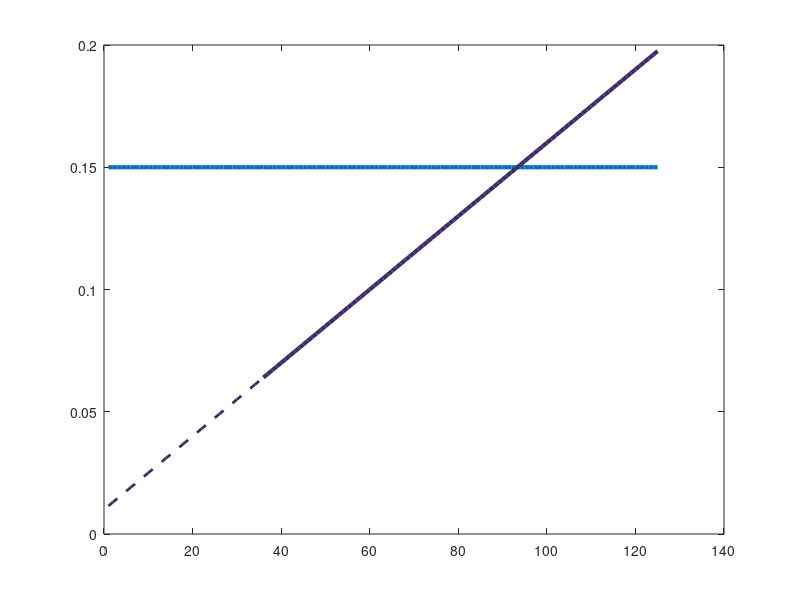

MATLAB code for this plot: (Note: this script raises an error after producing the figure.)
clear all;
clc;
color={[5,80,91]./256,[48,151,164]./256,[255,170,50]./256,[255,80,80]./256,[0.6902,0.4784,0.6314],[200,100,50]./256};
marker={"o","pentagram","diamond","*","square","^"};
l_sum=0;
gamma=0.5;
L=125;
l_length=L;
U=150;
W=50;
N=300;
R=1e5;
t_ens=5e-3;
t_des=5e-3;
t_s=t_ens+t_des;
n=1:l_length;
k=1.2;
z=1;

y=[];
for i=1:l_length
    y(i)=N*W/R;
end
plot(n,y,'LineWidth',3,'HandleVisibility','on')
hold on;

y1=[];
for i=1:l_length-35
    y1(i)=(i+35)*U/R+t_ens+t_des;
end
plot(36:l_length,y1,'-','LineWidth',3,'Color',[62,43,109]./256,'HandleVisibility','off')
hold on;

y1=[];
for i=1:36
    y1(i)=i*U/R+t_ens+t_des;
end
plot(1:36,y1,'--','LineWidth',2,'Color',[62,43,109]./256,'HandleVisibility','on')
% hold on;

for ll=1:5
    L=25*ll;
    l_length=L;
    n=1:l_length;
    l_sum=0;
    for l=1:l_length
        l_sum=l_sum+l.^(-gamma);
    end
    den=[];
    den(1)=1*U/R+(1-k*1/l_sum)*(N+1)*W/R+t_ens+t_des;
    m_sum=[];
    m_sum(1)=1.^(-gamma);
    m_sum1(1)=m_sum(1);
    for m=2:l_length
        m_sum(m)=m_sum(m-1)+m.^(-gamma);
        m_sum1(m)=m_sum(m);
        if 1-k*m_sum1(m)/l_sum<0
            m_sum1(m)=l_sum/k;
        end
        den(m)=m*U/R+(1-k*m_sum1(m)/l_sum)*(N+1)*W/R+t_ens+t_des;
        r1(1)=(1-k*m_sum(1)/l_sum);
        r1(m)=(1-k*m_sum(m)/l_sum);
    end
    kkk=round((ll-1)/z+1);
    maker_idx=2*kkk:8:l_length;
    plot(n,den,'Marker',marker{kkk},'LineWidth',2,'Color',color{kkk},'MarkerIndices',maker_idx,'MarkerSize',6)
    kkk1=sprintf('%.1f',(kkk-1)*z+1);
    str{kkk}=['{\it{k}}=',num2str(kkk1)];
    str{kkk}=strcat(str{kkk});
    hold on;
end

for ll=1:5
    L=25*ll;
    l_length=L;
    n=1:l_length;
    kkk=round((ll-1)/z+1);
    line([L,L],[0,0.2],'linestyle','--', 'Color',color{kkk}, 'LineWidth', 2);
    lb=['{\itM}=',num2str(L),'\rightarrow',];
    if L>=100
        L=L-2.5;
    end
    text(L-16,0.165,lb,'FontName','Times New Roman','FontSize',12,'Linewidth',2)
    hold on;
end

y1=[];
for i=1:l_length-35
    y1(i)=(i+35)*U/R+t_ens+t_des;
end
% plot(36:l_length,y1,'-','LineWidth',3,'Color',[62,43,109]./256,'HandleVisibility','off')
hold on;


% y2=[];
% for i=1:l_length
%     y2(i)=(i*U+(1-beta)*(N+1))/R+t_ens+t_des;
% end
% plot(1:l_length,y2,'--','LineWidth',2,'Color','blue','HandleVisibility','off')
% hold on;

axis([1,125.9,0,inf])
legend('Conventional Mode','Semantic Mode (Error Free)','Semantic Mode ({\itL}=25)','Semantic Mode ({\itL}=50)','Semantic Mode ({\itL}=75)','Semantic Mode ({\itL}=100)','Semantic Mode ({\itL}=125)','location','Southeast','FontName','Times New Roman','FontSize',12,'LineWidth',1.5);

% axis([1,l_length,0,2])
% legend('FontName','Times New Roman','FontSize',14,'LineWidth',1.5);
% legend('$$k=\frac{MU+W+R(t_{en-s}+t_{de-s})}{(N+1)W{\frac{\sum_{i=1}^{M} i^{-\gamma}}{\sum_{i=1}^{L} i^{-\gamma}}}}$$','$${k}=\beta\frac{\sum_{i=1}^{L} i^{-\gamma}}{\sum_{i=1}^{M} i^{-\gamma}}$$','$$k=k_{max}$$','$${k}=\frac{\sum_{i=1}^{L} i^{-\gamma}}{\sum_{i=1}^{M} i^{-\gamma}}$$','Interpreter','latex','FontSize',12,'location','NorthEast');
% axis([1,l_length,1,5.021])
% legend('FontName','Times New Roman','FontSize',14,'LineWidth',1.5);
% legend('Conventional Mode','Semantic Mode (Error-Free)','Semantic Mode','Semantic Mode','location','SouthEast');
% legend('Conventional Mode','Semantic Mode (Error-Free)','Semantic Mode','Interpreter','latex','FontSize',12,'location','SouthEast');

set(gca,'FontName','Times New Roman','FontSize',14,'LineWidth',1.5,'ygrid','on');
xlabel('Transmitted Semantic Triplet Quantity {\it M}','FontName','Times New Roman','FontSize',14);
ylabel('Latency {\it t} (s)','FontName','Times New Roman','FontSize',14,'LineWidth',1.5);
set(gca,'FontName','Times New Roman','FontSize',14,'LineWidth',1.5);
%230917xinzeng
set(gca,'XTick',[1,25,50,75,100,125]);
set(gca,'YTick',[0,0.02,0.04,0.06,0.08,0.1,0.12,0.14,0.16,0.18,0.2]);
grid on

fig=gcf;
fig.PaperPositionMode='auto';
fig_pos=fig.PaperPosition;
fig.PaperSize=[fig_pos(3) fig_pos(4)];